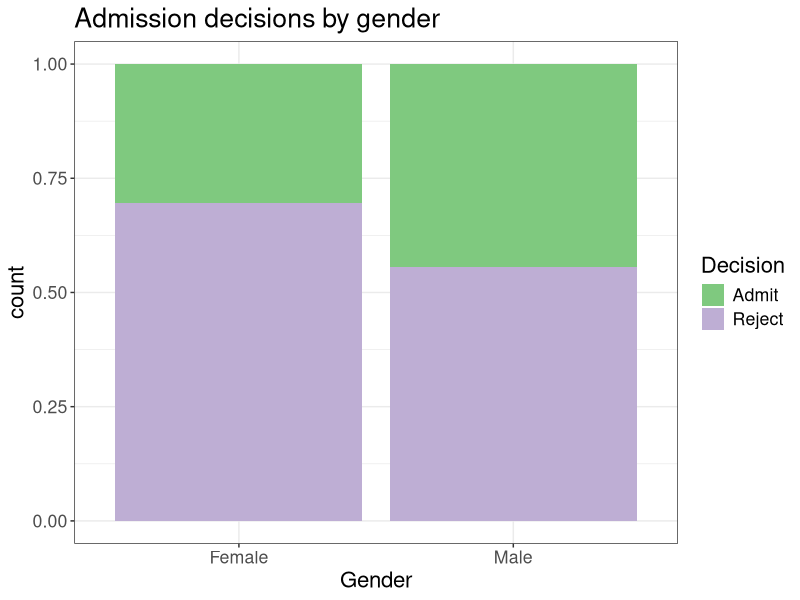
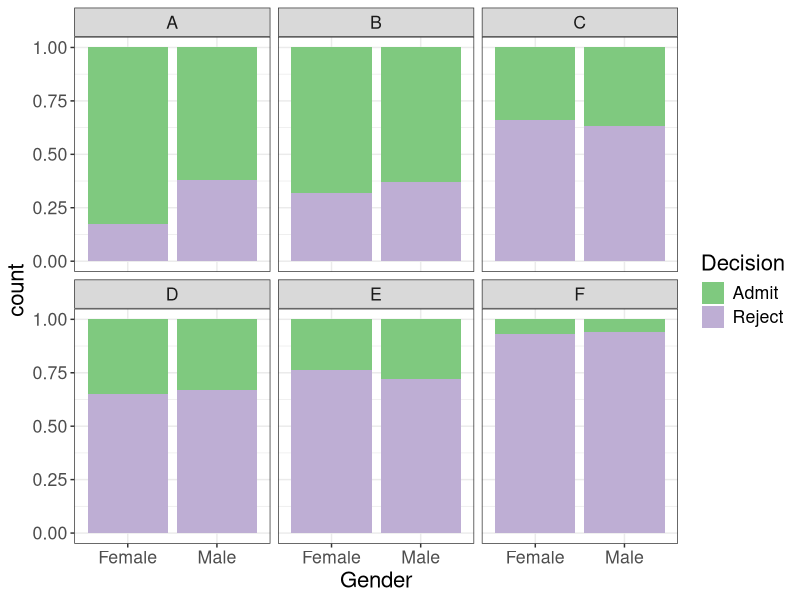
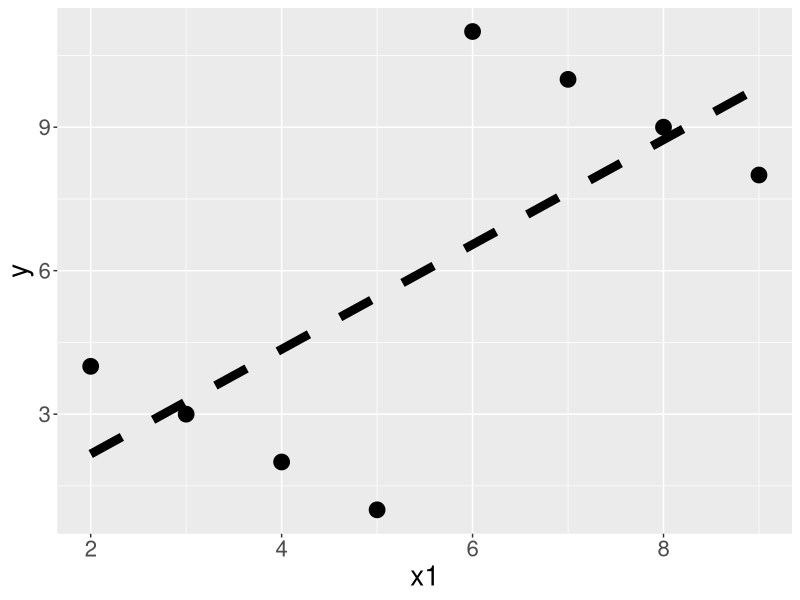
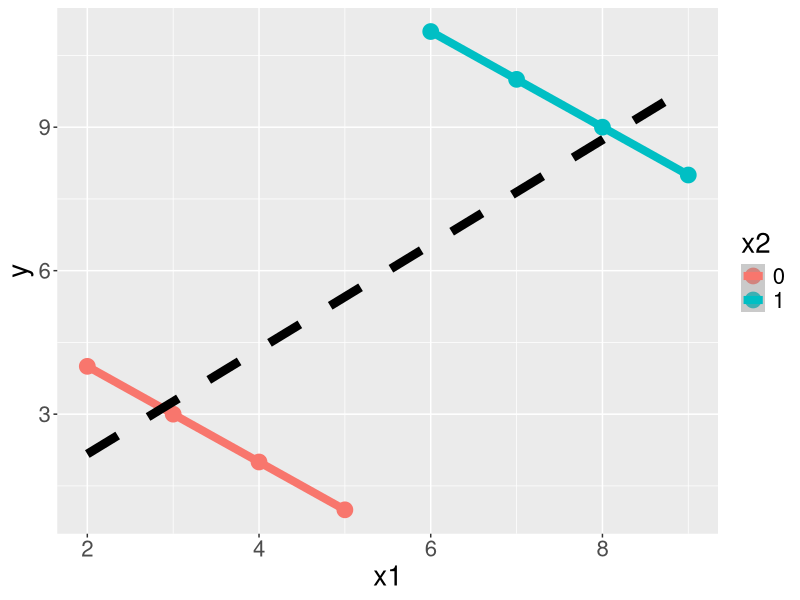

Write the R code that produced these figures, in order.
## ---- chunk 1
knitr::opts_chunk$set(echo = F, warning = F, messabundance = F)
library(tidyverse)
library(readr)
plot_theme <- theme_bw() +
  theme(text = element_text(size = 16)) 
set.seed(1)
admissions <- read_csv("data/ucb_admissions.csv") |>
  sample_frac()
## ---- chunk 2
admissions |>
  ggplot(aes(x = Gender, fill = Decision)) +
  geom_bar(position = "fill") +
  ggtitle("Admission decisions by gender") +
  plot_theme+
  scale_fill_brewer(palette = "Accent")
## ---- chunk 3
# head() gives us the first 6 rows
head(admissions)
## ---- chunk 4
admissions |>
  filter(Gender == "Female") |> 
  count(Dept) |>
  # pivot_wider(names_from = c(Gender, Decision), names_sep= ": ", values_from = n ) |>
  kableExtra::kable()

## ---- chunk 5
admissions |>
  filter(Gender == "Male") |> 
  count(Dept) |>
  # pivot_wider(names_from = c(Gender, Decision), names_sep= ": ", values_from = n ) |>
  kableExtra::kable() 

## ---- chunk 6
admissions |>
  count(Dept, Gender) |>
  # pivot_wider(names_from = c(Gender, Decision), names_sep= ": ", values_from = n ) |>
  kableExtra::kable() |>
    kableExtra::kable_styling(font_size = 20)

## ---- chunk 7
admissions |>
  filter(Gender == "Female") |> 
  count(Dept, Decision) |>
  # pivot_wider(names_from = c(Gender, Decision), names_sep= ": ", values_from = n ) |>
  kableExtra::kable()|>
  kableExtra::kable_styling(font_size = 20)

## ---- chunk 8
admissions |>
  filter(Gender == "Male") |> 
  count(Dept, Decision) |>
  kableExtra::kable()|>
  kableExtra::kable_styling(font_size = 20)

## ---- chunk 9
admissions |>
  ggplot(aes(x = Gender, fill = Decision)) +
  geom_bar(position = 'fill') +
  facet_wrap(~ Dept) +
  plot_theme +
  scale_fill_brewer(palette = "Accent")
## ---- chunk 10
df1 <- admissions |> 
  count(Dept, Gender,name = "Total")

admissions |>
  count(Dept, Gender, Decision) |>
  group_by(Dept, Gender) |>
  mutate(cond_prob = n / sum(n)) |>
  ungroup() |>
  filter(Decision == "Admit") |>
  rename("cond_prob_admit" = "cond_prob")|>
  select(-n, -Decision) |>
  # right_join(df1) |>
  #pivot_wider(names_from = Gender, values_from = c(p_admit, Total),
  #            names_glue = "{Gender}_{.value}") |>
  kableExtra::kable(digits = 2)|>
  kableExtra::kable_styling(font_size = 25)
## ---- chunk 11
admissions |>
  count(Gender, Dept) |>
  group_by(Gender) |>
  mutate(cond_prop = n /sum(n)) |>
  ungroup() |>
  arrange(Gender, Dept) |>
  select(-n) |>
  kableExtra::kable(digits = 3)|>
  kableExtra::kable_styling(font_size = 23)
## ---- chunk 12
df <- tribble(
  ~x1, ~y, ~x2,
  2,   4,  0,
  3,   3,  0,
  4,   2,  0,
  5,   1,  0,
  6,   11, 1,
  7,   10, 1,
  8,   9,  1,
  9,   8,  1
)
ggplot() +
  geom_point(data = df, aes(x1, y), size = 5) +
  geom_smooth(data = df, aes(x1, y), lwd = 3, method = lm, se = FALSE, 
              color = "black", linetype = "dashed") +
  theme(text = element_text(size = 20))
## ---- chunk 13
ggplot() +
  geom_point(data = df, aes(x1, y, color = factor(x2)), size = 5) +
  geom_smooth(data = df, aes(x1, y, color = factor(x2)), method = lm,
              lwd = 2.75) +
  geom_smooth(data = df, aes(x1, y), method = lm, se = FALSE, 
              color = "black", linetype = "dashed", lwd = 3) +
  labs(color = "x2")+
  theme(text = element_text(size = 20))
## ---- chunk 14
admissions |>
  count(Decision) |>
  mutate(prob = n/sum(n)) |>
  select(-n)
## ---- chunk 15
admissions |>
  count(Gender, Decision) |>
  group_by(Gender) |>
  mutate(cond_prob = n/sum(n)) |>
  select(-n)
## ---- chunk 16
# option 1 (awful): nested if_else()
set.seed(2)
admissions |>
  mutate(Dept2 = if_else(Dept %in% c("A", "B"), "Group 1",
                           if_else(Dept %in% c("C", "D"), "Group 2",
                                   "Group 3"))) |>
  sample_frac() |>
  slice(1:5)
## ---- chunk 17
set.seed(2)
admissions |>
  mutate(Dept2 = case_when(
    Dept %in% c("A", "B") ~ "Group 1",
    Dept %in% c("C", "D") ~ "Group 2",
    Dept %in% c("E", "F") ~ "Group 3",
  )) |>
  sample_frac() |>
  slice(1:5)
## ---- chunk 18
set.seed(2)
admissions |>
  mutate(Dept2 = case_when(
    Dept %in% c("A", "B") ~ "Group 1",
    Dept %in% c("C", "D") ~ "Group 2",
    T ~ "Group 3",
  )) |>
  sample_frac() |>
  slice(1:5)
## ---- chunk 19
library(kableExtra)

admissions |>
  count(Decision) |>
  mutate(prob = n/sum(n)) |>
  kable()
## ---- chunk 20
admissions |>
  count(Decision) |>
  mutate(prob = n/sum(n)) |>
  kable(digits = 3)
